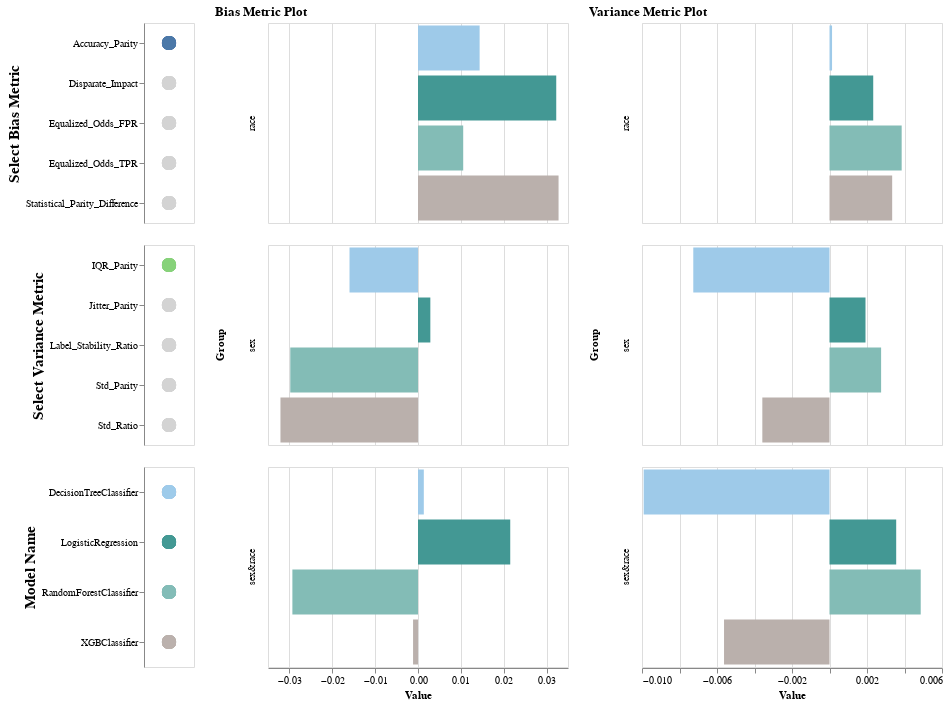

The code cell stored with this chart in its notebook:
### Markdown cell above
Below is an example of an interactive plot. It requires that you run the below cell in Jupyter in the browser or EDAs, which support JavaScript displaying.

You can use this plot to compare any pair of bias and variance metrics for all models.

### Code cell
visualizer.create_bias_variance_interactive_bar_chart()

### Figure 1 — Vega-Lite specification as saved in the notebook (floating-point values rounded to 4 significant figures)
{"config": {"view": {"continuousWidth": 400, "continuousHeight": 300}}, "hconcat": [{"vconcat": [{"data": {"name": "data-d18fad7f21660a11d20aaecbec0e63ec"}, "mark": {"type": "circle", "size": 200}, "encoding": {"color": {"condition": {"field": "Metric", "legend": null, "scale": {"scheme": "tableau20"}, "type": "nominal", "selection": "selector005"}, "value": "lightgray"}, "y": {"axis": {"title": "Select Bias Metric", "titleFontSize": 15}, "field": "Metric", "type": "nominal"}}, "height": 200, "selection": {"selector005": {"type": "single", "fields": ["Metric"], "init": {"Metric": "Accuracy_Parity"}, "empty": "none"}}, "width": 50}, {"data": {"name": "data-3b60622da050c27bf9e1ef29bfe48a7e"}, "mark": {"type": "circle", "size": 200}, "encoding": {"color": {"condition": {"field": "Metric", "legend": null, "scale": {"scheme": "tableau20"}, "type": "nominal", "selection": "selector006"}, "value": "lightgray"}, "y": {"axis": {"title": "Select Variance Metric", "titleFontSize": 15}, "field": "Metric", "type": "nominal"}}, "height": 200, "selection": {"selector006": {"type": "single", "fields": ["Metric"], "init": {"Metric": "IQR_Parity"}, "empty": "none"}}, "width": 50}, {"data": {"name": "data-d18fad7f21660a11d20aaecbec0e63ec"}, "mark": {"type": "circle", "size": 200}, "encoding": {"color": {"field": "Model_Name", "scale": {"scheme": "tableau20"}, "type": "nominal"}, "y": {"axis": {"title": "Model Name", "titleFontSize": 15}, "field": "Model_Name", "type": "nominal"}}, "height": 200, "width": 50}]}, {"data": {"name": "data-d18fad7f21660a11d20aaecbec0e63ec"}, "mark": "bar", "encoding": {"color": {"field": "Model_Name", "scale": {"scheme": "tableau20"}, "type": "nominal"}, "row": {"field": "Subgroup", "title": "Group", "type": "nominal"}, "x": {"field": "Value", "type": "quantitative"}, "y": {"axis": null, "field": "Model_Name", "type": "nominal"}}, "height": 200, "title": "Bias Metric Plot", "transform": [{"filter": {"selection": "selector005"}}], "width": 300}, {"data": {"name": "data-3b60622da050c27bf9e1ef29bfe48a7e"}, "mark": "bar", "encoding": {"color": {"field": "Model_Name", "scale": {"scheme": "tableau20"}, "type": "nominal"}, "row": {"field": "Subgroup", "title": "Group", "type": "nominal"}, "x": {"field": "Value", "type": "quantitative"}, "y": {"axis": null, "field": "Model_Name", "type": "nominal"}}, "height": 200, "title": "Variance Metric Plot", "transform": [{"filter": {"selection": "selector006"}}], "width": 300}], "$schema": "https://vega.github.io/schema/vega-lite/v4.17.0.json", "datasets": {"data-d18fad7f21660a11d20aaecbec0e63ec": [{"Metric": "Equalized_Odds_TPR", "Model_Name": "DecisionTreeClassifier", "Subgroup": "sex", "Value": 0.06028}, {"Metric": "Equalized_Odds_FPR", "Model_Name": "DecisionTreeClassifier", "Subgroup": "sex", "Value": 0.04478}, {"Metric": "Disparate_Impact", "Model_Name": "DecisionTreeClassifier", "Subgroup": "sex", "Value": 0.9612}, {"Metric": "Statistical_Parity_Difference", "Model_Name": "DecisionTreeClassifier", "Subgroup": "sex", "Value": -0.03839}, {"Metric": "Accuracy_Parity", "Model_Name": "DecisionTreeClassifier", "Subgroup": "sex", "Value": -0.01598}, {"Metric": "Equalized_Odds_TPR", "Model_Name": "LogisticRegression", "Subgroup": "sex", "Value": 0.1546}, {"Metric": "Equalized_Odds_FPR", "Model_Name": "LogisticRegression", "Subgroup": "sex", "Value": 0.07277}, {"Metric": "Disparate_Impact", "Model_Name": "LogisticRegression", "Subgroup": "sex", "Value": 1.129}, {"Metric": "Statistical_Parity_Difference", "Model_Name": "LogisticRegression", "Subgroup": "sex", "Value": 0.1006}, {"Metric": "Accuracy_Parity", "Model_Name": "LogisticRegression", "Subgroup": "sex", "Value": 0.002879}, {"Metric": "Equalized_Odds_TPR", "Model_Name": "RandomForestClassifier", "Subgroup": "sex", "Value": 0.1491}, {"Metric": "Equalized_Odds_FPR", "Model_Name": "RandomForestClassifier", "Subgroup": "sex", "Value": 0.09173}, {"Metric": "Disparate_Impact", "Model_Name": "RandomForestClassifier", "Subgroup": "sex", "Value": 1.021}, {"Metric": "Statistical_Parity_Difference", "Model_Name": "RandomForestClassifier", "Subgroup": "sex", "Value": 0.01791}, {"Metric": "Accuracy_Parity", "Model_Name": "RandomForestClassifier", "Subgroup": "sex", "Value": -0.0298}, {"Metric": "Equalized_Odds_TPR", "Model_Name": "XGBClassifier", "Subgroup": "sex", "Value": 0.05598}, {"Metric": "Equalized_Odds_FPR", "Model_Name": "XGBClassifier", "Subgroup": "sex", "Value": 0.0628}, {"Metric": "Disparate_Impact", "Model_Name": "XGBClassifier", "Subgroup": "sex", "Value": 0.8982}, {"Metric": "Statistical_Parity_Difference", "Model_Name": "XGBClassifier", "Subgroup": "sex", "Value": -0.1056}, {"Metric": "Accuracy_Parity", "Model_Name": "XGBClassifier", "Subgroup": "sex", "Value": -0.03209}, {"Metric": "Equalized_Odds_TPR", "Model_Name": "DecisionTreeClassifier", "Subgroup": "race", "Value": 0.248}, {"Metric": "Equalized_Odds_FPR", "Model_Name": "DecisionTreeClassifier", "Subgroup": "race", "Value": 0.1299}, {"Metric": "Disparate_Impact", "Model_Name": "DecisionTreeClassifier", "Subgroup": "race", "Value": 1.249}, {"Metric": "Statistical_Parity_Difference", "Model_Name": "DecisionTreeClassifier", "Subgroup": "race", "Value": 0.2041}, {"Metric": "Accuracy_Parity", "Model_Name": "DecisionTreeClassifier", "Subgroup": "race", "Value": 0.01438}, {"Metric": "Equalized_Odds_TPR", "Model_Name": "LogisticRegression", "Subgroup": "race", "Value": 0.288}, {"Metric": "Equalized_Odds_FPR", "Model_Name": "LogisticRegression", "Subgroup": "race", "Value": 0.1473}, {"Metric": "Disparate_Impact", "Model_Name": "LogisticRegression", "Subgroup": "race", "Value": 1.48}, {"Metric": "Statistical_Parity_Difference", "Model_Name": "LogisticRegression", "Subgroup": "race", "Value": 0.3161}, {"Metric": "Accuracy_Parity", "Model_Name": "LogisticRegression", "Subgroup": "race", "Value": 0.03226}, {"Metric": "Equalized_Odds_TPR", "Model_Name": "RandomForestClassifier", "Subgroup": "race", "Value": 0.2138}, {"Metric": "Equalized_Odds_FPR", "Model_Name": "RandomForestClassifier", "Subgroup": "race", "Value": 0.1203}, {"Metric": "Disparate_Impact", "Model_Name": "RandomForestClassifier", "Subgroup": "race", "Value": 1.229}, {"Metric": "Statistical_Parity_Difference", "Model_Name": "RandomForestClassifier", "Subgroup": "race", "Value": 0.1753}, {"Metric": "Accuracy_Parity", "Model_Name": "RandomForestClassifier", "Subgroup": "race", "Value": 0.01055}, {"Metric": "Equalized_Odds_TPR", "Model_Name": "XGBClassifier", "Subgroup": "race", "Value": 0.231}, {"Metric": "Equalized_Odds_FPR", "Model_Name": "XGBClassifier", "Subgroup": "race", "Value": 0.1045}, {"Metric": "Disparate_Impact", "Model_Name": "XGBClassifier", "Subgroup": "race", "Value": 1.199}, {"Metric": "Statistical_Parity_Difference", "Model_Name": "XGBClassifier", "Subgroup": "race", "Value": 0.1661}, {"Metric": "Accuracy_Parity", "Model_Name": "XGBClassifier", "Subgroup": "race", "Value": 0.0328}, {"Metric": "Equalized_Odds_TPR", "Model_Name": "DecisionTreeClassifier", "Subgroup": "sex&race", "Value": 0.2811}, {"Metric": "Equalized_Odds_FPR", "Model_Name": "DecisionTreeClassifier", "Subgroup": "sex&race", "Value": 0.1488}, {"Metric": "Disparate_Impact", "Model_Name": "DecisionTreeClassifier", "Subgroup": "sex&race", "Value": 1.158}, {"Metric": "Statistical_Parity_Difference", "Model_Name": "DecisionTreeClassifier", "Subgroup": "sex&race", "Value": 0.1384}, {"Metric": "Accuracy_Parity", "Model_Name": "DecisionTreeClassifier", "Subgroup": "sex&race", "Value": 0.001357}, {"Metric": "Equalized_Odds_TPR", "Model_Name": "LogisticRegression", "Subgroup": "sex&race", "Value": 0.3479}, {"Metric": "Equalized_Odds_FPR", "Model_Name": "LogisticRegression", "Subgroup": "sex&race", "Value": 0.1833}, {"Metric": "Disparate_Impact", "Model_Name": "LogisticRegression", "Subgroup": "sex&race", "Value": 1.476}, {"Metric": "Statistical_Parity_Difference", "Model_Name": "LogisticRegression", "Subgroup": "sex&race", "Value": 0.3196}, {"Metric": "Accuracy_Parity", "Model_Name": "LogisticRegression", "Subgroup": "sex&race", "Value": 0.02152}, {"Metric": "Equalized_Odds_TPR", "Model_Name": "RandomForestClassifier", "Subgroup": "sex&race", "Value": 0.2634}, {"Metric": "Equalized_Odds_FPR", "Model_Name": "RandomForestClassifier", "Subgroup": "sex&race", "Value": 0.1788}, {"Metric": "Disparate_Impact", "Model_Name": "RandomForestClassifier", "Subgroup": "sex&race", "Value": 1.134}, {"Metric": "Statistical_Parity_Difference", "Model_Name": "RandomForestClassifier", "Subgroup": "sex&race", "Value": 0.1113}, {"Metric": "Accuracy_Parity", "Model_Name": "RandomForestClassifier", "Subgroup": "sex&race", "Value": -0.02931}, {"Metric": "Equalized_Odds_TPR", "Model_Name": "XGBClassifier", "Subgroup": "sex&race", "Value": 0.1841}, {"Metric": "Equalized_Odds_FPR", "Model_Name": "XGBClassifier", "Subgroup": "sex&race", "Value": 0.1412}, {"Metric": "Disparate_Impact", "Model_Name": "XGBClassifier", "Subgroup": "sex&race", "Value": 1.073}, {"Metric": "Statistical_Parity_Difference", "Model_Name": "XGBClassifier", "Subgroup": "sex&race", "Value": 0.06694}, {"Metric": "Accuracy_Parity", "Model_Name": "XGBClassifier", "Subgroup": "sex&race", "Value": -0.001151}], "data-3b60622da050c27bf9e1ef29bfe48a7e": [{"Metric": "Label_Stability_Ratio", "Model_Name": "DecisionTreeClassifier", "Subgroup": "sex", "Value": 1.035}, {"Metric": "IQR_Parity", "Model_Name": "DecisionTreeClassifier", "Subgroup": "sex", "Value": -0.007265}, {"Metric": "Std_Parity", "Model_Name": "DecisionTreeClassifier", "Subgroup": "sex", "Value": -0.007416}, {"Metric": "Std_Ratio", "Model_Name": "DecisionTreeClassifier", "Subgroup": "sex", "Value": 0.9053}, {"Metric": "Jitter_Parity", "Model_Name": "DecisionTreeClassifier", "Subgroup": "sex", "Value": -0.01849}, {"Metric": "Label_Stability_Ratio", "Model_Name": "LogisticRegression", "Subgroup": "sex", "Value": 1.002}, {"Metric": "IQR_Parity", "Model_Name": "LogisticRegression", "Subgroup": "sex", "Value": 0.001921}, {"Metric": "Std_Parity", "Model_Name": "LogisticRegression", "Subgroup": "sex", "Value": 0.001885}, {"Metric": "Std_Ratio", "Model_Name": "LogisticRegression", "Subgroup": "sex", "Value": 1.098}, {"Metric": "Jitter_Parity", "Model_Name": "LogisticRegression", "Subgroup": "sex", "Value": -0.002406}, {"Metric": "Label_Stability_Ratio", "Model_Name": "RandomForestClassifier", "Subgroup": "sex", "Value": 1.001}, {"Metric": "IQR_Parity", "Model_Name": "RandomForestClassifier", "Subgroup": "sex", "Value": 0.002753}, {"Metric": "Std_Parity", "Model_Name": "RandomForestClassifier", "Subgroup": "sex", "Value": 0.002971}, {"Metric": "Std_Ratio", "Model_Name": "RandomForestClassifier", "Subgroup": "sex", "Value": 1.079}, {"Metric": "Jitter_Parity", "Model_Name": "RandomForestClassifier", "Subgroup": "sex", "Value": -0.001393}, {"Metric": "Label_Stability_Ratio", "Model_Name": "XGBClassifier", "Subgroup": "sex", "Value": 1.068}, {"Metric": "IQR_Parity", "Model_Name": "XGBClassifier", "Subgroup": "sex", "Value": -0.003582}, {"Metric": "Std_Parity", "Model_Name": "XGBClassifier", "Subgroup": "sex", "Value": -0.002964}, {"Metric": "Std_Ratio", "Model_Name": "XGBClassifier", "Subgroup": "sex", "Value": 0.9398}, {"Metric": "Jitter_Parity", "Model_Name": "XGBClassifier", "Subgroup": "sex", "Value": -0.03899}, {"Metric": "Label_Stability_Ratio", "Model_Name": "DecisionTreeClassifier", "Subgroup": "race", "Value": 0.9575}, {"Metric": "IQR_Parity", "Model_Name": "DecisionTreeClassifier", "Subgroup": "race", "Value": 0.0001362}, {"Metric": "Std_Parity", "Model_Name": "DecisionTreeClassifier", "Subgroup": "race", "Value": 0.003533}, {"Metric": "Std_Ratio", "Model_Name": "DecisionTreeClassifier", "Subgroup": "race", "Value": 1.05}, {"Metric": "Jitter_Parity", "Model_Name": "DecisionTreeClassifier", "Subgroup": "race", "Value": 0.02592}, {"Metric": "Label_Stability_Ratio", "Model_Name": "LogisticRegression", "Subgroup": "race", "Value": 0.9796}, {"Metric": "IQR_Parity", "Model_Name": "LogisticRegression", "Subgroup": "race", "Value": 0.002332}, {"Metric": "Std_Parity", "Model_Name": "LogisticRegression", "Subgroup": "race", "Value": 0.00207}, {"Metric": "Std_Ratio", "Model_Name": "LogisticRegression", "Subgroup": "race", "Value": 1.106}, {"Metric": "Jitter_Parity", "Model_Name": "LogisticRegression", "Subgroup": "race", "Value": 0.0134}, {"Metric": "Label_Stability_Ratio", "Model_Name": "RandomForestClassifier", "Subgroup": "race", "Value": 0.9892}, {"Metric": "IQR_Parity", "Model_Name": "RandomForestClassifier", "Subgroup": "race", "Value": 0.003849}, {"Metric": "Std_Parity", "Model_Name": "RandomForestClassifier", "Subgroup": "race", "Value": 0.002934}, {"Metric": "Std_Ratio", "Model_Name": "RandomForestClassifier", "Subgroup": "race", "Value": 1.076}, {"Metric": "Jitter_Parity", "Model_Name": "RandomForestClassifier", "Subgroup": "race", "Value": 0.004198}, {"Metric": "Label_Stability_Ratio", "Model_Name": "XGBClassifier", "Subgroup": "race", "Value": 1.003}, {"Metric": "IQR_Parity", "Model_Name": "XGBClassifier", "Subgroup": "race", "Value": 0.003343}, {"Metric": "Std_Parity", "Model_Name": "XGBClassifier", "Subgroup": "race", "Value": 0.002153}, {"Metric": "Std_Ratio", "Model_Name": "XGBClassifier", "Subgroup": "race", "Value": 1.047}, {"Metric": "Jitter_Parity", "Model_Name": "XGBClassifier", "Subgroup": "race", "Value": -0.001822}, {"Metric": "Label_Stability_Ratio", "Model_Name": "DecisionTreeClassifier", "Subgroup": "sex&race", "Value": 0.9971}, {"Metric": "IQR_Parity", "Model_Name": "DecisionTreeClassifier", "Subgroup": "sex&race", "Value": -0.00991}, {"Metric": "Std_Parity", "Model_Name": "DecisionTreeClassifier", "Subgroup": "sex&race", "Value": -0.008446}, {"Metric": "Std_Ratio", "Model_Name": "DecisionTreeClassifier", "Subgroup": "sex&race", "Value": 0.8967}, {"Metric": "Jitter_Parity", "Model_Name": "DecisionTreeClassifier", "Subgroup": "sex&race", "Value": 0.002872}, {"Metric": "Label_Stability_Ratio", "Model_Name": "LogisticRegression", "Subgroup": "sex&race", "Value": 0.983}, {"Metric": "IQR_Parity", "Model_Name": "LogisticRegression", "Subgroup": "sex&race", "Value": 0.003557}, {"Metric": "Std_Parity", "Model_Name": "LogisticRegression", "Subgroup": "sex&race", "Value": 0.003224}, {"Metric": "Std_Ratio", "Model_Name": "LogisticRegression", "Subgroup": "sex&race", "Value": 1.171}, {"Metric": "Jitter_Parity", "Model_Name": "LogisticRegression", "Subgroup": "sex&race", "Value": 0.01066}, {"Metric": "Label_Stability_Ratio", "Model_Name": "RandomForestClassifier", "Subgroup": "sex&race", "Value": 0.987}, {"Metric": "IQR_Parity", "Model_Name": "RandomForestClassifier", "Subgroup": "sex&race", "Value": 0.004865}, {"Metric": "Std_Parity", "Model_Name": "RandomForestClassifier", "Subgroup": "sex&race", "Value": 0.004526}, {"Metric": "Std_Ratio", "Model_Name": "RandomForestClassifier", "Subgroup": "sex&race", "Value": 1.121}, {"Metric": "Jitter_Parity", "Model_Name": "RandomForestClassifier", "Subgroup": "sex&race", "Value": 0.00416}, {"Metric": "Label_Stability_Ratio", "Model_Name": "XGBClassifier", "Subgroup": "sex&race", "Value": 1.099}, {"Metric": "IQR_Parity", "Model_Name": "XGBClassifier", "Subgroup": "sex&race", "Value": -0.005625}, {"Metric": "Std_Parity", "Model_Name": "XGBClassifier", "Subgroup": "sex&race", "Value": -0.004857}, {"Metric": "Std_Ratio", "Model_Name": "XGBClassifier", "Subgroup": "sex&race", "Value": 0.9082}, {"Metric": "Jitter_Parity", "Model_Name": "XGBClassifier", "Subgroup": "sex&race", "Value": -0.05505}]}}
